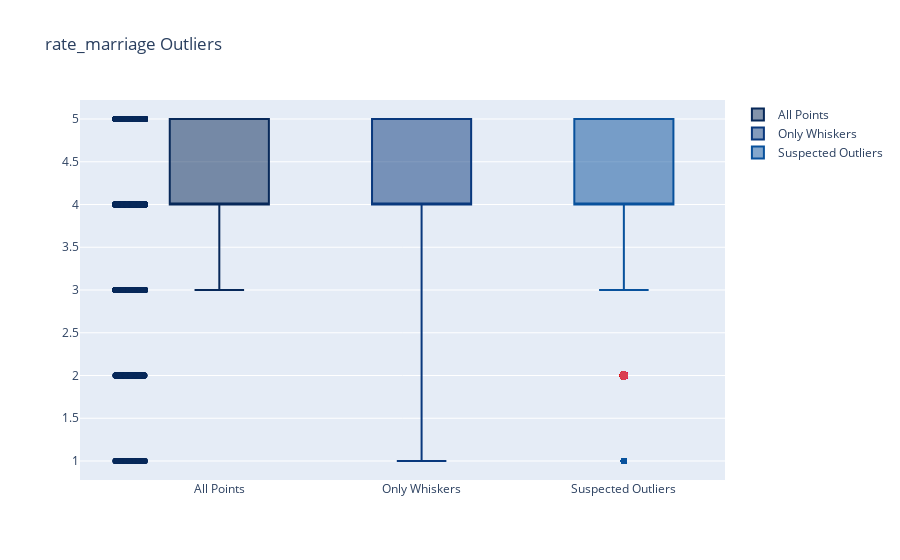
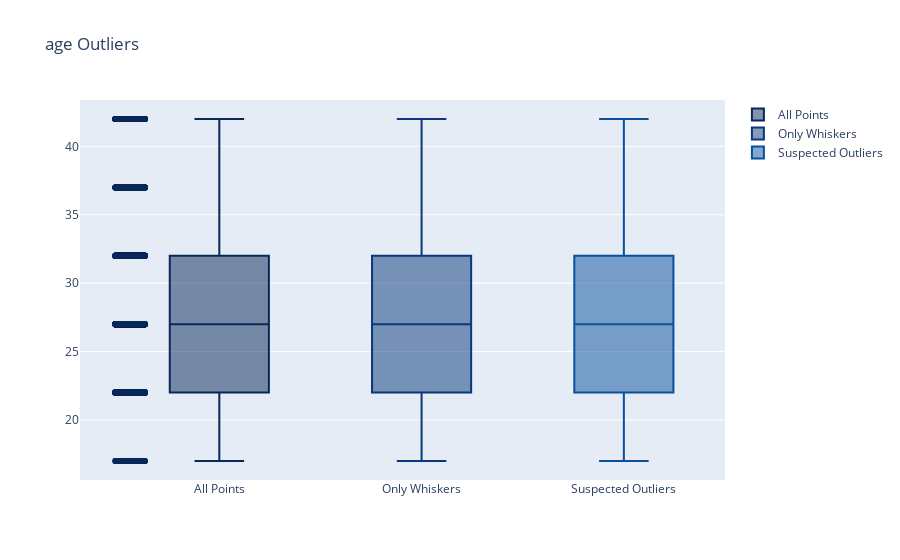
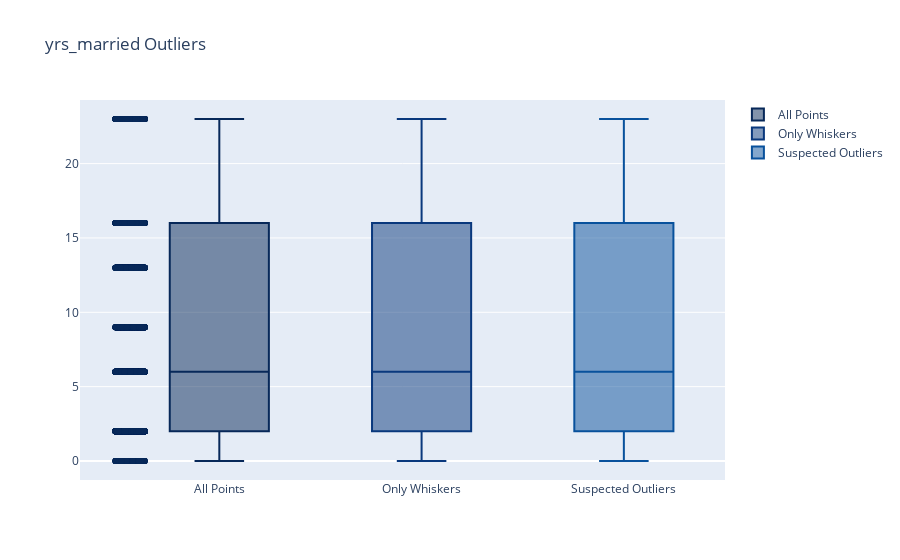
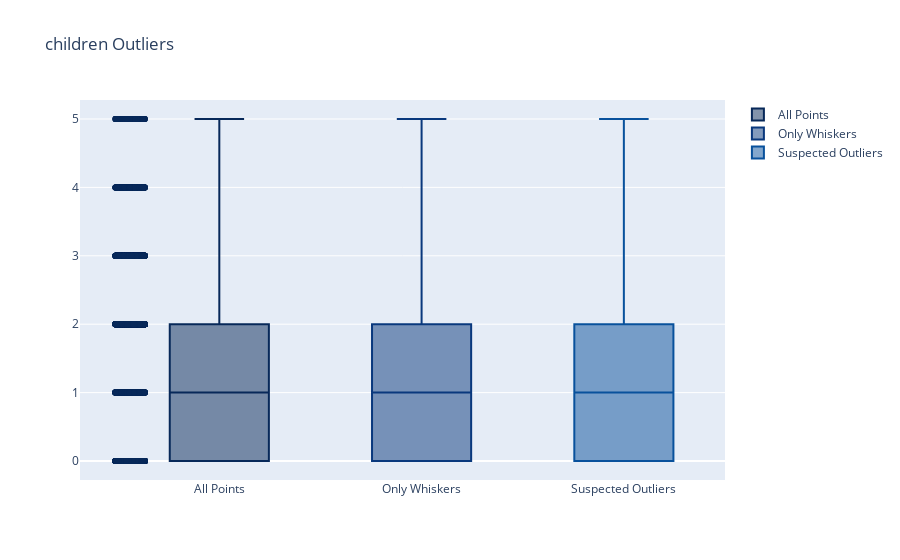

Write notebook code for charts like these, in order.
### Markdown cell above
### Handling outliers

### Code cell
for item in range(0, len(data.columns)):
    OutLiersBox(data, data.columns[item])

### Figure 1 — Plotly figure (JSON) as saved in the notebook; plotly's stock layout.template omitted (floating-point values rounded to 4 significant figures; data arrays with more than 128 entries replaced by an {"elided": "..."} marker saying what was removed)
{"data": [{"boxpoints": "all", "jitter": 0.3, "line": {"color": "rgb(7,40,89)"}, "marker": {"color": "rgb(7,40,89)"}, "name": "All Points", "pointpos": -1.8, "type": "box", "y": {"elided": "6354 int values"}}, {"boxpoints": false, "line": {"color": "rgb(9,56,125)"}, "marker": {"color": "rgb(9,56,125)"}, "name": "Only Whiskers", "type": "box", "y": {"elided": "6354 int values"}}, {"boxpoints": "suspectedoutliers", "line": {"color": "rgb(8,81,156)"}, "marker": {"color": "rgb(8,81,156)", "line": {"outliercolor": "rgba(219, 64, 82, 0.6)", "outlierwidth": 2}, "outliercolor": "rgba(219, 64, 82, 0.6)"}, "name": "Suspected Outliers", "type": "box", "y": {"elided": "6354 int values"}}], "layout": {"title": {"text": "rate_marriage Outliers"}}}

### Figure 2 — Plotly figure (JSON) as saved in the notebook; plotly's stock layout.template omitted (floating-point values rounded to 4 significant figures; data arrays with more than 128 entries replaced by an {"elided": "..."} marker saying what was removed)
{"data": [{"boxpoints": "all", "jitter": 0.3, "line": {"color": "rgb(7,40,89)"}, "marker": {"color": "rgb(7,40,89)"}, "name": "All Points", "pointpos": -1.8, "type": "box", "y": {"elided": "6354 int values"}}, {"boxpoints": false, "line": {"color": "rgb(9,56,125)"}, "marker": {"color": "rgb(9,56,125)"}, "name": "Only Whiskers", "type": "box", "y": {"elided": "6354 int values"}}, {"boxpoints": "suspectedoutliers", "line": {"color": "rgb(8,81,156)"}, "marker": {"color": "rgb(8,81,156)", "line": {"outliercolor": "rgba(219, 64, 82, 0.6)", "outlierwidth": 2}, "outliercolor": "rgba(219, 64, 82, 0.6)"}, "name": "Suspected Outliers", "type": "box", "y": {"elided": "6354 int values"}}], "layout": {"title": {"text": "age Outliers"}}}

### Figure 3 — Plotly figure (JSON) as saved in the notebook; plotly's stock layout.template omitted (floating-point values rounded to 4 significant figures; data arrays with more than 128 entries replaced by an {"elided": "..."} marker saying what was removed)
{"data": [{"boxpoints": "all", "jitter": 0.3, "line": {"color": "rgb(7,40,89)"}, "marker": {"color": "rgb(7,40,89)"}, "name": "All Points", "pointpos": -1.8, "type": "box", "y": {"elided": "6354 int values"}}, {"boxpoints": false, "line": {"color": "rgb(9,56,125)"}, "marker": {"color": "rgb(9,56,125)"}, "name": "Only Whiskers", "type": "box", "y": {"elided": "6354 int values"}}, {"boxpoints": "suspectedoutliers", "line": {"color": "rgb(8,81,156)"}, "marker": {"color": "rgb(8,81,156)", "line": {"outliercolor": "rgba(219, 64, 82, 0.6)", "outlierwidth": 2}, "outliercolor": "rgba(219, 64, 82, 0.6)"}, "name": "Suspected Outliers", "type": "box", "y": {"elided": "6354 int values"}}], "layout": {"title": {"text": "yrs_married Outliers"}}}

### Figure 4 — Plotly figure (JSON) as saved in the notebook; plotly's stock layout.template omitted (floating-point values rounded to 4 significant figures; data arrays with more than 128 entries replaced by an {"elided": "..."} marker saying what was removed)
{"data": [{"boxpoints": "all", "jitter": 0.3, "line": {"color": "rgb(7,40,89)"}, "marker": {"color": "rgb(7,40,89)"}, "name": "All Points", "pointpos": -1.8, "type": "box", "y": {"elided": "6354 int values"}}, {"boxpoints": false, "line": {"color": "rgb(9,56,125)"}, "marker": {"color": "rgb(9,56,125)"}, "name": "Only Whiskers", "type": "box", "y": {"elided": "6354 int values"}}, {"boxpoints": "suspectedoutliers", "line": {"color": "rgb(8,81,156)"}, "marker": {"color": "rgb(8,81,156)", "line": {"outliercolor": "rgba(219, 64, 82, 0.6)", "outlierwidth": 2}, "outliercolor": "rgba(219, 64, 82, 0.6)"}, "name": "Suspected Outliers", "type": "box", "y": {"elided": "6354 int values"}}], "layout": {"title": {"text": "children Outliers"}}}
